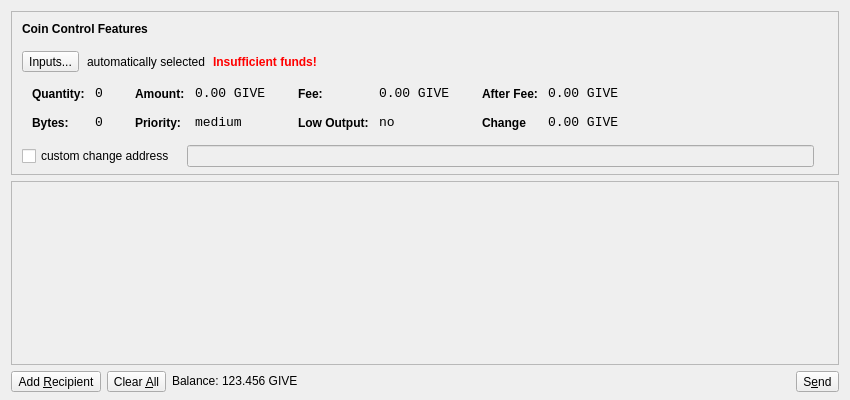
<?xml version="1.0" encoding="UTF-8"?>
<ui version="4.0">
 <class>SendCoinsDialog</class>
 <widget class="QDialog" name="SendCoinsDialog">
  <property name="geometry">
   <rect>
    <x>0</x>
    <y>0</y>
    <width>850</width>
    <height>400</height>
   </rect>
  </property>
  <property name="windowTitle">
   <string>Send Coins</string>
  </property>
  <layout class="QVBoxLayout" name="verticalLayout" stretch="0,1,0">
   <property name="bottomMargin">
    <number>8</number>
   </property>
   <item>
    <widget class="QFrame" name="frameCoinControl">
     <property name="sizePolicy">
      <sizepolicy hsizetype="Expanding" vsizetype="Expanding">
       <horstretch>0</horstretch>
       <verstretch>0</verstretch>
      </sizepolicy>
     </property>
     <property name="maximumSize">
      <size>
       <width>16777215</width>
       <height>16777215</height>
      </size>
     </property>
     <property name="frameShape">
      <enum>QFrame::StyledPanel</enum>
     </property>
     <property name="frameShadow">
      <enum>QFrame::Sunken</enum>
     </property>
     <layout class="QVBoxLayout" name="verticalLayoutCoinControl2">
      <property name="spacing">
       <number>6</number>
      </property>
      <property name="leftMargin">
       <number>0</number>
      </property>
      <property name="topMargin">
       <number>0</number>
      </property>
      <property name="rightMargin">
       <number>0</number>
      </property>
      <property name="bottomMargin">
       <number>6</number>
      </property>
      <item>
       <layout class="QVBoxLayout" name="verticalLayoutCoinControl" stretch="0,0,0,0,1">
        <property name="spacing">
         <number>0</number>
        </property>
        <property name="leftMargin">
         <number>10</number>
        </property>
        <property name="topMargin">
         <number>10</number>
        </property>
        <item>
         <layout class="QHBoxLayout" name="horizontalLayoutCoinControl1">
          <property name="bottomMargin">
           <number>15</number>
          </property>
          <item>
           <widget class="QLabel" name="labelCoinControlFeatures">
            <property name="sizePolicy">
             <sizepolicy hsizetype="Preferred" vsizetype="Maximum">
              <horstretch>0</horstretch>
              <verstretch>0</verstretch>
             </sizepolicy>
            </property>
            <property name="font">
             <font>
              <weight>75</weight>
              <bold>true</bold>
             </font>
            </property>
            <property name="styleSheet">
             <string notr="true">font-weight:bold;</string>
            </property>
            <property name="text">
             <string>Coin Control Features</string>
            </property>
           </widget>
          </item>
         </layout>
        </item>
        <item>
         <layout class="QHBoxLayout" name="horizontalLayoutCoinControl2" stretch="0,0,0,0">
          <property name="spacing">
           <number>8</number>
          </property>
          <property name="bottomMargin">
           <number>10</number>
          </property>
          <item>
           <widget class="QToolButton" name="toolButtonCoinControl">
            <property name="styleSheet">
             <string notr="true"/>
            </property>
            <property name="text">
             <string>Inputs...</string>
            </property>
           </widget>
          </item>
          <item>
           <widget class="QLabel" name="labelCoinControlAutomaticallySelected">
            <property name="text">
             <string>automatically selected</string>
            </property>
            <property name="margin">
             <number>5</number>
            </property>
           </widget>
          </item>
          <item>
           <widget class="QLabel" name="labelCoinControlInsuffFunds">
            <property name="font">
             <font>
              <weight>75</weight>
              <bold>true</bold>
             </font>
            </property>
            <property name="styleSheet">
             <string notr="true">color:red;font-weight:bold;</string>
            </property>
            <property name="text">
             <string>Insufficient funds!</string>
            </property>
            <property name="margin">
             <number>5</number>
            </property>
           </widget>
          </item>
          <item>
           <spacer name="horizontalSpacerCoinControl">
            <property name="orientation">
             <enum>Qt::Horizontal</enum>
            </property>
            <property name="sizeHint" stdset="0">
             <size>
              <width>40</width>
              <height>1</height>
             </size>
            </property>
           </spacer>
          </item>
         </layout>
        </item>
        <item>
         <widget class="QWidget" name="widgetCoinControl" native="true">
          <property name="sizePolicy">
           <sizepolicy hsizetype="Preferred" vsizetype="Preferred">
            <horstretch>0</horstretch>
            <verstretch>0</verstretch>
           </sizepolicy>
          </property>
          <property name="minimumSize">
           <size>
            <width>0</width>
            <height>0</height>
           </size>
          </property>
          <property name="styleSheet">
           <string notr="true"/>
          </property>
          <layout class="QHBoxLayout" name="horizontalLayoutCoinControl5">
           <property name="leftMargin">
            <number>0</number>
           </property>
           <property name="topMargin">
            <number>0</number>
           </property>
           <property name="rightMargin">
            <number>0</number>
           </property>
           <property name="bottomMargin">
            <number>0</number>
           </property>
           <item>
            <layout class="QHBoxLayout" name="horizontalLayoutCoinControl3" stretch="0,0,0,1">
             <property name="spacing">
              <number>20</number>
             </property>
             <property name="topMargin">
              <number>0</number>
             </property>
             <property name="bottomMargin">
              <number>10</number>
             </property>
             <item>
              <layout class="QFormLayout" name="formLayoutCoinControl1">
               <property name="horizontalSpacing">
                <number>10</number>
               </property>
               <property name="verticalSpacing">
                <number>14</number>
               </property>
               <property name="leftMargin">
                <number>10</number>
               </property>
               <property name="topMargin">
                <number>4</number>
               </property>
               <property name="rightMargin">
                <number>6</number>
               </property>
               <item row="0" column="0">
                <widget class="QLabel" name="labelCoinControlQuantityText">
                 <property name="styleSheet">
                  <string notr="true">font-weight:bold;</string>
                 </property>
                 <property name="text">
                  <string>Quantity:</string>
                 </property>
                 <property name="margin">
                  <number>0</number>
                 </property>
                </widget>
               </item>
               <item row="0" column="1">
                <widget class="QLabel" name="labelCoinControlQuantity">
                 <property name="font">
                  <font>
                   <family>Monospace</family>
                   <pointsize>10</pointsize>
                  </font>
                 </property>
                 <property name="cursor">
                  <cursorShape>IBeamCursor</cursorShape>
                 </property>
                 <property name="contextMenuPolicy">
                  <enum>Qt::ActionsContextMenu</enum>
                 </property>
                 <property name="text">
                  <string>0</string>
                 </property>
                 <property name="margin">
                  <number>0</number>
                 </property>
                 <property name="textInteractionFlags">
                  <set>Qt::LinksAccessibleByMouse|Qt::TextSelectableByKeyboard|Qt::TextSelectableByMouse</set>
                 </property>
                </widget>
               </item>
               <item row="1" column="0">
                <widget class="QLabel" name="labelCoinControlBytesText">
                 <property name="styleSheet">
                  <string notr="true">font-weight:bold;</string>
                 </property>
                 <property name="text">
                  <string>Bytes:</string>
                 </property>
                </widget>
               </item>
               <item row="1" column="1">
                <widget class="QLabel" name="labelCoinControlBytes">
                 <property name="font">
                  <font>
                   <family>Monospace</family>
                   <pointsize>10</pointsize>
                  </font>
                 </property>
                 <property name="cursor">
                  <cursorShape>IBeamCursor</cursorShape>
                 </property>
                 <property name="contextMenuPolicy">
                  <enum>Qt::ActionsContextMenu</enum>
                 </property>
                 <property name="text">
                  <string>0</string>
                 </property>
                 <property name="textInteractionFlags">
                  <set>Qt::LinksAccessibleByMouse|Qt::TextSelectableByKeyboard|Qt::TextSelectableByMouse</set>
                 </property>
                </widget>
               </item>
              </layout>
             </item>
             <item>
              <layout class="QFormLayout" name="formLayoutCoinControl2">
               <property name="horizontalSpacing">
                <number>10</number>
               </property>
               <property name="verticalSpacing">
                <number>14</number>
               </property>
               <property name="leftMargin">
                <number>6</number>
               </property>
               <property name="topMargin">
                <number>4</number>
               </property>
               <property name="rightMargin">
                <number>6</number>
               </property>
               <item row="0" column="0">
                <widget class="QLabel" name="labelCoinControlAmountText">
                 <property name="styleSheet">
                  <string notr="true">font-weight:bold;</string>
                 </property>
                 <property name="text">
                  <string>Amount:</string>
                 </property>
                 <property name="margin">
                  <number>0</number>
                 </property>
                </widget>
               </item>
               <item row="0" column="1">
                <widget class="QLabel" name="labelCoinControlAmount">
                 <property name="font">
                  <font>
                   <family>Monospace</family>
                   <pointsize>10</pointsize>
                  </font>
                 </property>
                 <property name="cursor">
                  <cursorShape>IBeamCursor</cursorShape>
                 </property>
                 <property name="contextMenuPolicy">
                  <enum>Qt::ActionsContextMenu</enum>
                 </property>
                 <property name="text">
                  <string>0.00 GIVE</string>
                 </property>
                 <property name="textInteractionFlags">
                  <set>Qt::LinksAccessibleByMouse|Qt::TextSelectableByKeyboard|Qt::TextSelectableByMouse</set>
                 </property>
                </widget>
               </item>
               <item row="1" column="0">
                <widget class="QLabel" name="labelCoinControlPriorityText">
                 <property name="styleSheet">
                  <string notr="true">font-weight:bold;</string>
                 </property>
                 <property name="text">
                  <string>Priority:</string>
                 </property>
                </widget>
               </item>
               <item row="1" column="1">
                <widget class="QLabel" name="labelCoinControlPriority">
                 <property name="font">
                  <font>
                   <family>Monospace</family>
                   <pointsize>10</pointsize>
                  </font>
                 </property>
                 <property name="cursor">
                  <cursorShape>IBeamCursor</cursorShape>
                 </property>
                 <property name="contextMenuPolicy">
                  <enum>Qt::ActionsContextMenu</enum>
                 </property>
                 <property name="text">
                  <string>medium</string>
                 </property>
                 <property name="textInteractionFlags">
                  <set>Qt::LinksAccessibleByMouse|Qt::TextSelectableByKeyboard|Qt::TextSelectableByMouse</set>
                 </property>
                </widget>
               </item>
              </layout>
             </item>
             <item>
              <layout class="QFormLayout" name="formLayoutCoinControl3">
               <property name="horizontalSpacing">
                <number>10</number>
               </property>
               <property name="verticalSpacing">
                <number>14</number>
               </property>
               <property name="leftMargin">
                <number>6</number>
               </property>
               <property name="topMargin">
                <number>4</number>
               </property>
               <property name="rightMargin">
                <number>6</number>
               </property>
               <item row="0" column="0">
                <widget class="QLabel" name="labelCoinControlFeeText">
                 <property name="styleSheet">
                  <string notr="true">font-weight:bold;</string>
                 </property>
                 <property name="text">
                  <string>Fee:</string>
                 </property>
                 <property name="margin">
                  <number>0</number>
                 </property>
                </widget>
               </item>
               <item row="0" column="1">
                <widget class="QLabel" name="labelCoinControlFee">
                 <property name="font">
                  <font>
                   <family>Monospace</family>
                   <pointsize>10</pointsize>
                  </font>
                 </property>
                 <property name="cursor">
                  <cursorShape>IBeamCursor</cursorShape>
                 </property>
                 <property name="contextMenuPolicy">
                  <enum>Qt::ActionsContextMenu</enum>
                 </property>
                 <property name="text">
                  <string>0.00 GIVE</string>
                 </property>
                 <property name="textInteractionFlags">
                  <set>Qt::LinksAccessibleByMouse|Qt::TextSelectableByKeyboard|Qt::TextSelectableByMouse</set>
                 </property>
                </widget>
               </item>
               <item row="1" column="0">
                <widget class="QLabel" name="labelCoinControlLowOutputText">
                 <property name="styleSheet">
                  <string notr="true">font-weight:bold;</string>
                 </property>
                 <property name="text">
                  <string>Low Output:</string>
                 </property>
                </widget>
               </item>
               <item row="1" column="1">
                <widget class="QLabel" name="labelCoinControlLowOutput">
                 <property name="font">
                  <font>
                   <family>Monospace</family>
                   <pointsize>10</pointsize>
                  </font>
                 </property>
                 <property name="cursor">
                  <cursorShape>IBeamCursor</cursorShape>
                 </property>
                 <property name="contextMenuPolicy">
                  <enum>Qt::ActionsContextMenu</enum>
                 </property>
                 <property name="text">
                  <string>no</string>
                 </property>
                 <property name="textInteractionFlags">
                  <set>Qt::LinksAccessibleByMouse|Qt::TextSelectableByKeyboard|Qt::TextSelectableByMouse</set>
                 </property>
                </widget>
               </item>
              </layout>
             </item>
             <item>
              <layout class="QFormLayout" name="formLayoutCoinControl4">
               <property name="horizontalSpacing">
                <number>10</number>
               </property>
               <property name="verticalSpacing">
                <number>14</number>
               </property>
               <property name="leftMargin">
                <number>6</number>
               </property>
               <property name="topMargin">
                <number>4</number>
               </property>
               <property name="rightMargin">
                <number>6</number>
               </property>
               <item row="0" column="0">
                <widget class="QLabel" name="labelCoinControlAfterFeeText">
                 <property name="styleSheet">
                  <string notr="true">font-weight:bold;</string>
                 </property>
                 <property name="text">
                  <string>After Fee:</string>
                 </property>
                 <property name="margin">
                  <number>0</number>
                 </property>
                </widget>
               </item>
               <item row="0" column="1">
                <widget class="QLabel" name="labelCoinControlAfterFee">
                 <property name="font">
                  <font>
                   <family>Monospace</family>
                   <pointsize>10</pointsize>
                  </font>
                 </property>
                 <property name="cursor">
                  <cursorShape>IBeamCursor</cursorShape>
                 </property>
                 <property name="contextMenuPolicy">
                  <enum>Qt::ActionsContextMenu</enum>
                 </property>
                 <property name="text">
                  <string>0.00 GIVE</string>
                 </property>
                 <property name="textInteractionFlags">
                  <set>Qt::LinksAccessibleByMouse|Qt::TextSelectableByKeyboard|Qt::TextSelectableByMouse</set>
                 </property>
                </widget>
               </item>
               <item row="1" column="0">
                <widget class="QLabel" name="labelCoinControlChangeText">
                 <property name="styleSheet">
                  <string notr="true">font-weight:bold;</string>
                 </property>
                 <property name="text">
                  <string>Change</string>
                 </property>
                </widget>
               </item>
               <item row="1" column="1">
                <widget class="QLabel" name="labelCoinControlChange">
                 <property name="font">
                  <font>
                   <family>Monospace</family>
                   <pointsize>10</pointsize>
                  </font>
                 </property>
                 <property name="cursor">
                  <cursorShape>IBeamCursor</cursorShape>
                 </property>
                 <property name="contextMenuPolicy">
                  <enum>Qt::ActionsContextMenu</enum>
                 </property>
                 <property name="text">
                  <string>0.00 GIVE</string>
                 </property>
                 <property name="textInteractionFlags">
                  <set>Qt::LinksAccessibleByMouse|Qt::TextSelectableByKeyboard|Qt::TextSelectableByMouse</set>
                 </property>
                </widget>
               </item>
              </layout>
             </item>
            </layout>
           </item>
          </layout>
         </widget>
        </item>
        <item>
         <layout class="QHBoxLayout" name="horizontalLayoutCoinControl4" stretch="0,0,0">
          <property name="spacing">
           <number>12</number>
          </property>
          <property name="sizeConstraint">
           <enum>QLayout::SetDefaultConstraint</enum>
          </property>
          <property name="topMargin">
           <number>5</number>
          </property>
          <property name="rightMargin">
           <number>5</number>
          </property>
          <item>
           <widget class="QCheckBox" name="checkBoxCoinControlChange">
            <property name="text">
             <string>custom change address</string>
            </property>
           </widget>
          </item>
          <item>
           <widget class="QLineEdit" name="lineEditCoinControlChange">
            <property name="enabled">
             <bool>false</bool>
            </property>
            <property name="sizePolicy">
             <sizepolicy hsizetype="Expanding" vsizetype="Fixed">
              <horstretch>0</horstretch>
              <verstretch>0</verstretch>
             </sizepolicy>
            </property>
           </widget>
          </item>
          <item>
           <widget class="QLabel" name="labelCoinControlChangeLabel">
            <property name="sizePolicy">
             <sizepolicy hsizetype="Preferred" vsizetype="Expanding">
              <horstretch>0</horstretch>
              <verstretch>0</verstretch>
             </sizepolicy>
            </property>
            <property name="minimumSize">
             <size>
              <width>0</width>
              <height>0</height>
             </size>
            </property>
            <property name="text">
             <string/>
            </property>
            <property name="margin">
             <number>3</number>
            </property>
           </widget>
          </item>
         </layout>
        </item>
        <item>
         <spacer name="verticalSpacerCoinControl">
          <property name="orientation">
           <enum>Qt::Vertical</enum>
          </property>
          <property name="sizeHint" stdset="0">
           <size>
            <width>800</width>
            <height>1</height>
           </size>
          </property>
         </spacer>
        </item>
       </layout>
      </item>
     </layout>
    </widget>
   </item>
   <item>
    <widget class="QScrollArea" name="scrollArea">
     <property name="widgetResizable">
      <bool>true</bool>
     </property>
     <widget class="QWidget" name="scrollAreaWidgetContents">
      <property name="geometry">
       <rect>
        <x>0</x>
        <y>0</y>
        <width>830</width>
        <height>154</height>
       </rect>
      </property>
      <layout class="QVBoxLayout" name="verticalLayout_2">
       <property name="leftMargin">
        <number>0</number>
       </property>
       <property name="topMargin">
        <number>0</number>
       </property>
       <property name="rightMargin">
        <number>0</number>
       </property>
       <property name="bottomMargin">
        <number>0</number>
       </property>
       <item>
        <layout class="QVBoxLayout" name="entries">
         <property name="spacing">
          <number>6</number>
         </property>
        </layout>
       </item>
       <item>
        <spacer name="verticalSpacer">
         <property name="orientation">
          <enum>Qt::Vertical</enum>
         </property>
         <property name="sizeHint" stdset="0">
          <size>
           <width>20</width>
           <height>40</height>
          </size>
         </property>
        </spacer>
       </item>
      </layout>
     </widget>
    </widget>
   </item>
   <item>
    <layout class="QHBoxLayout" name="horizontalLayout">
     <item>
      <widget class="QToolButton" name="addButton">
       <property name="toolTip">
        <string>Send to multiple recipients at once</string>
       </property>
       <property name="text">
        <string>Add &amp;Recipient</string>
       </property>
       <property name="icon">
        <iconset resource="../bitcoin.qrc">
         <normaloff>:/icons/add</normaloff>:/icons/add</iconset>
       </property>
       <property name="toolButtonStyle">
        <enum>Qt::ToolButtonTextOnly</enum>
       </property>
      </widget>
     </item>
     <item>
      <widget class="QToolButton" name="clearButton">
       <property name="sizePolicy">
        <sizepolicy hsizetype="Minimum" vsizetype="Fixed">
         <horstretch>0</horstretch>
         <verstretch>0</verstretch>
        </sizepolicy>
       </property>
       <property name="toolTip">
        <string>Remove all transaction fields</string>
       </property>
       <property name="text">
        <string>Clear &amp;All</string>
       </property>
       <property name="icon">
        <iconset resource="../bitcoin.qrc">
         <normaloff>:/icons/remove</normaloff>:/icons/remove</iconset>
       </property>
       <property name="autoRepeatDelay">
        <number>300</number>
       </property>
       <property name="toolButtonStyle">
        <enum>Qt::ToolButtonTextOnly</enum>
       </property>
      </widget>
     </item>
     <item>
      <layout class="QHBoxLayout" name="horizontalLayout_2">
       <property name="spacing">
        <number>3</number>
       </property>
       <item>
        <widget class="QLabel" name="label">
         <property name="sizePolicy">
          <sizepolicy hsizetype="Preferred" vsizetype="Fixed">
           <horstretch>0</horstretch>
           <verstretch>0</verstretch>
          </sizepolicy>
         </property>
         <property name="text">
          <string>Balance:</string>
         </property>
        </widget>
       </item>
       <item>
        <widget class="QLabel" name="labelBalance">
         <property name="sizePolicy">
          <sizepolicy hsizetype="Preferred" vsizetype="Fixed">
           <horstretch>0</horstretch>
           <verstretch>0</verstretch>
          </sizepolicy>
         </property>
         <property name="cursor">
          <cursorShape>IBeamCursor</cursorShape>
         </property>
         <property name="text">
          <string>123.456 GIVE</string>
         </property>
         <property name="textInteractionFlags">
          <set>Qt::LinksAccessibleByMouse|Qt::TextSelectableByKeyboard|Qt::TextSelectableByMouse</set>
         </property>
        </widget>
       </item>
      </layout>
     </item>
     <item>
      <spacer name="horizontalSpacer">
       <property name="orientation">
        <enum>Qt::Horizontal</enum>
       </property>
       <property name="sizeHint" stdset="0">
        <size>
         <width>40</width>
         <height>20</height>
        </size>
       </property>
      </spacer>
     </item>
     <item>
      <widget class="QToolButton" name="sendButton">
       <property name="minimumSize">
        <size>
         <width>0</width>
         <height>0</height>
        </size>
       </property>
       <property name="toolTip">
        <string>Confirm the send action</string>
       </property>
       <property name="text">
        <string>S&amp;end</string>
       </property>
       <property name="icon">
        <iconset resource="../bitcoin.qrc">
         <normaloff>:/icons/send</normaloff>:/icons/send</iconset>
       </property>
       <property name="toolButtonStyle">
        <enum>Qt::ToolButtonTextOnly</enum>
       </property>
      </widget>
     </item>
    </layout>
   </item>
  </layout>
 </widget>
 <resources>
  <include location="../bitcoin.qrc"/>
 </resources>
 <connections/>
</ui>
